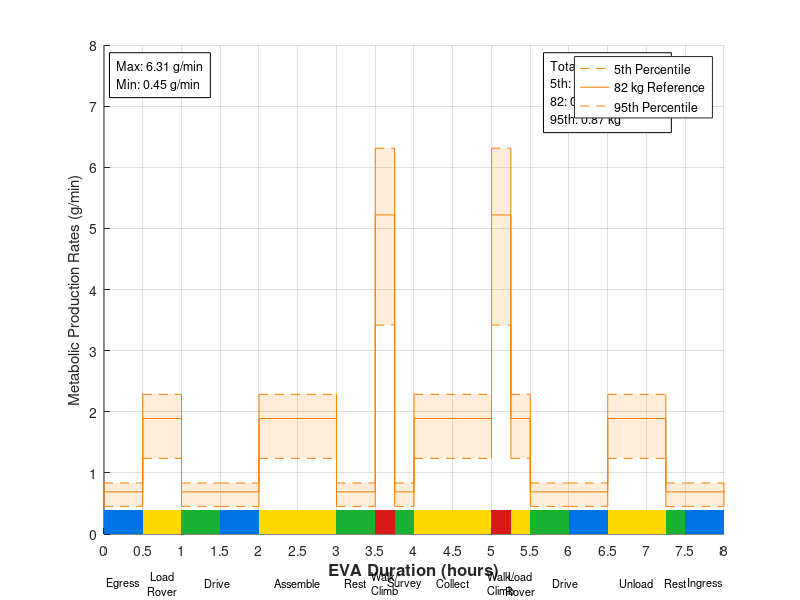

Recreate this plot in MATLAB. (Note: this script raises an error after producing the figure.)
clc; clear; close all;
figure('Units', 'normalized', 'Position', [0.05 0.1 0.9 0.8]);

% Varied EVA Metabolic Rates
% MetMan Data (outputs in g/min)

% nominal
CO2_82_nom = 0.69;

% aerobic
CO2_82_aero = 5.22;

% resistive
CO2_82_resist = 1.89;

% recovery
CO2_82_recovery = 0.69;

% Percentile Masses (kg)
M_5th = 53.685;
M_95th = 99.157;

% CALCULATIONS
% nominal
CO2_5th_nom = (CO2_82_nom)*(M_5th/82);
CO2_95th_nom = (CO2_82_nom)*(M_95th/82);

% aerobic
CO2_5th_aero = (CO2_82_aero)*(M_5th/82);
CO2_95th_aero = (CO2_82_aero)*(M_95th/82);

% resistive
CO2_5th_resist = (CO2_82_resist)*(M_5th/82);
CO2_95th_resist = (CO2_82_resist)*(M_95th/82);

% recovery
CO2_5th_recovery = (CO2_82_recovery)*(M_5th/82);
CO2_95th_recovery = (CO2_82_recovery)*(M_95th/82);

%%%%%%%%%%%%%%%%%%%%%%%%%%%%%%%%%%%%%%%%%%%%%%%%%%%%%%%%%%%%%%%%%%%%%
% PLOT
hold on;

% Time boundaries (one more entry than there are chunks)
t = [0 0.5 1 1.5 2 3 3.5 3.75 4 5 5.25 5.5 6 6.5 7.25 7.5 8];
%t = [0 0.5 0.75 1 1.5 2 2.25 2.5 2.75 3 3.25 3.5 3.75 4 4.25 4.5 4.75 5 5.25 5.5 5.75 6 6.5 6.75 7 7.25 7.5 8];


% Activity zone for each chunk (nom, aero, resist, or recovery)
zones = {'nom', 'resist', 'recovery', 'nom', 'resist', 'recovery', 'aero', 'recovery', 'resist', 'aero', 'resist', 'recovery','nom', 'resist', 'recovery', 'nom'};

% Zone colors: blue, red, yellow, green
zone_names  = {'nom', 'aero', 'resist', 'recovery'};
zone_colors = [0 0.45 0.9;    % nominal  - blue
               0.85 0.1 0.1;  % aerobic  - red
               1 0.85 0;      % resistive - yellow
               0.1 0.7 0.2];  % recovery - green

% Task name for each chunk
tasks = {'Egress', ['Load' newline 'Rover'], '', 'Drive               ', 'Assemble', 'Rest', ['Walk/' newline 'Climb'], 'Survey', 'Collect', ['Walk/' newline 'Climb'],['Load' newline 'Rover'], '', 'Drive               ', 'Unload', 'Rest', 'Ingress'};

% Creating the horizontal lines
co2_5th  = [CO2_5th_nom  CO2_5th_resist  CO2_5th_recovery CO2_5th_nom  CO2_5th_resist  CO2_5th_recovery CO2_5th_aero CO2_5th_recovery CO2_5th_resist CO2_5th_aero CO2_5th_resist CO2_5th_recovery CO2_5th_nom CO2_5th_resist CO2_5th_recovery CO2_5th_nom];
co2_82   = [CO2_82_nom   CO2_82_resist   CO2_82_recovery CO2_82_nom   CO2_82_resist   CO2_82_recovery CO2_82_aero CO2_82_recovery CO2_82_resist CO2_82_aero CO2_82_resist CO2_82_recovery CO2_82_nom CO2_82_resist CO2_82_recovery CO2_82_nom];
co2_95th = [CO2_95th_nom CO2_95th_resist CO2_95th_recovery CO2_95th_nom CO2_95th_resist CO2_95th_recovery CO2_95th_aero CO2_95th_recovery CO2_95th_resist CO2_95th_aero CO2_95th_resist CO2_95th_recovery CO2_95th_nom CO2_95th_resist CO2_95th_recovery CO2_95th_nom];


% Draw each chunk
for k = 1:length(tasks)
    x = [t(k) t(k+1)];

    % shaded 5th-95th region
    line_color = [1 0.5 0];
    fill([x fliplr(x)], [co2_5th(k) co2_5th(k) co2_95th(k) co2_95th(k)], line_color, ...
        'FaceAlpha', 0.15, 'EdgeColor', 'none', 'HandleVisibility', 'off')

    % lines
    plot(x, [co2_5th(k) co2_5th(k)], '--', 'Color', line_color)
    plot(x, [co2_82(k) co2_82(k)], '-', 'Color', line_color)
    plot(x, [co2_95th(k) co2_95th(k)], '--', 'Color', line_color)

    % task label centered under the chunk
    text(mean(x), -0.8, tasks{k}, 'HorizontalAlignment', 'center', 'FontSize', 8,'Clipping', 'off')

    % colored zone bar along the bottom of the plot
    c = zone_colors(strcmp(zone_names, zones{k}), :);
    fill([x fliplr(x)], [0 0 0.4 0.4], c, 'EdgeColor', 'none', 'HandleVisibility', 'off')

    
end

% Vertical connectors between chunks

for k = 1:length(tasks)-1
    xb = t(k+1);   % boundary between chunk k and k+1
    plot([xb xb], [co2_5th(k)  co2_5th(k+1)],  '-', 'Color', line_color, 'HandleVisibility', 'off')
    plot([xb xb], [co2_95th(k) co2_95th(k+1)], '-', 'Color', line_color, 'HandleVisibility', 'off')
    plot([xb xb], [co2_82(k) co2_82(k+1)], '-', 'Color', line_color, 'HandleVisibility', 'off')
end

% End caps (left edge of first chunk, right edge of last chunk)
plot([t(1) t(1)],     [co2_5th(1)   co2_95th(1)],   '-', 'Color', line_color, 'HandleVisibility', 'off')
plot([t(end) t(end)], [co2_5th(end) co2_95th(end)], '-', 'Color', line_color, 'HandleVisibility', 'off')

ylim([0 8])
yticks(0:1:8)
xlim([0 t(end)])
xticks(0:0.5:t(end))
grid on;

% Max/min box (top left)
max_val = max(co2_95th);   % highest 95th percentile rate
min_val = min(co2_5th);    % lowest 5th percentile rate
text(0.02, 0.97, sprintf('Max: %.2f g/min\nMin: %.2f g/min', max_val, min_val), ...
    'Units', 'normalized', 'VerticalAlignment', 'top', 'FontSize', 9, ...
    'BackgroundColor', 'w', 'EdgeColor', 'k', 'Margin', 5)

% Totals (top right)
% Duration of each chunk in minutes (since each activity lasts different amounts of time)
dt = diff(t)*60;

% Total water vapor (g -> kg)
tot_co2_5th  = sum(co2_5th .*dt)/1000;
tot_co2_82   = sum(co2_82  .*dt)/1000;
tot_co2_95th = sum(co2_95th.*dt)/1000;

text(0.72, 0.97, sprintf('Total CO2 Produced\n5th: %.2f kg\n82: %.2f kg\n95th: %.2f kg', tot_co2_5th, tot_co2_82, tot_co2_95th), ...
    'Units', 'normalized', 'VerticalAlignment', 'top', 'FontSize', 9, ...
    'BackgroundColor', 'w', 'EdgeColor', 'k', 'Margin', 5)

legend("5th Percentile", "82 kg Reference", "95th Percentile")
xlabel("EVA Duration (hours)", 'FontSize', 12, 'FontWeight', 'bold')
ylabel("Metabolic Production Rates (g/min)")
subtitle("Varied EVA Metabolic Loads")
title("CO2 Production Rates with Changing Activity Zones")

% main plot layout: [left bottom width height]
ax = gca;
ax.Position = [0.05 0.2 0.85 0.72];
ax.XLabel.Position(2) = -1.5;

% Zone key
zone_labels = {'Nominal', 'Aerobic', 'Resistive', 'Recovery'};
kax = axes('Position', [0.92 0.45 0.02 0.2]);
hold(kax, 'on')
for i = 1:4
    fill(kax, [0 1 1 0], [4-i 4-i 5-i 5-i], zone_colors(i,:), 'EdgeColor', 'k')
    text(kax, 1.3, 4.5-i, zone_labels{i}, 'FontSize', 8, 'VerticalAlignment', 'middle')
end
xlim(kax, [0 1])
ylim(kax, [0 4])
axis(kax, 'off')
